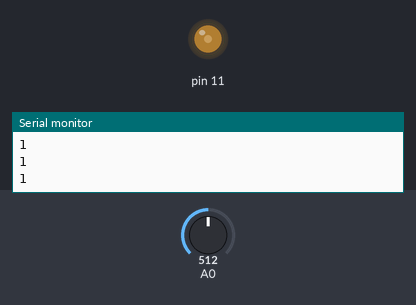
This sketch was run on a simulated Arduino Uno, built with avr-gcc and run on an emulated ATmega328P. Parts: output pins drawn as LEDs (lit = HIGH), the last lines printed to the serial monitor. The inputs (shaded band) are chosen by the test bench; at power-on: A0 = 512.

Above: at 1.2 s.
1.3 s: A0 set to 669
2.8 s: A0 set to 691
At 3.4 s:
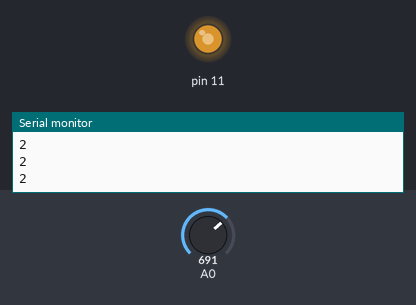
4.3 s: A0 set to 1010
5.8 s: A0 set to 1023
At 7.0 s:
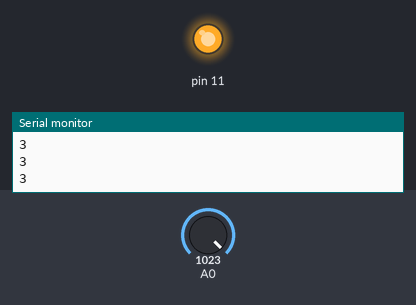
7.3 s: A0 set to 306
At 8.5 s:
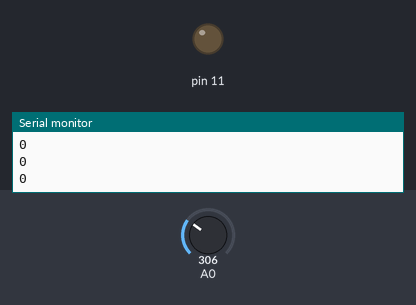
8.8 s: A0 set to 330
10.3 s: A0 set to 351
At 11.1 s:
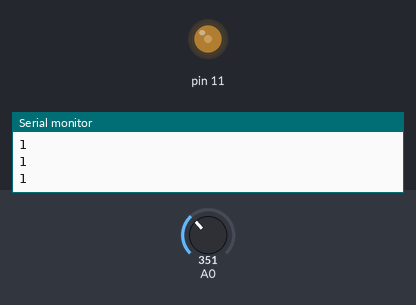
Timing chart, 0 to 12.8 s (numbered marks = the images above; inputs shaded):
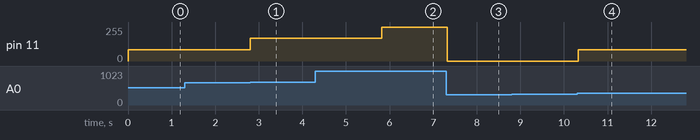

The sketch:

sketch_oct12c.ino
```cpp
void setup(void) {
  pinMode(A0, INPUT);
  pinMode(11, OUTPUT);

  Serial.begin(9600);
}

void loop(void) {
  unsigned int i = analogRead(A0); //i는 0~1023

  /*
  if(i>900) {
    analogWrite(11, 255);
    Serial.println("4");
  }
  else if (i>700) {
    analogWrite(11, 180);
    Serial.println("3");
  }
  else if (i>500) {
    analogWrite(11, 120);
    Serial.println("2");
  }
  else if (i>300){
    analogWrite(11, 60);
    Serial.println("1");
  }
  else {
    analogWrite(11, 0);
    Serial.println("0");
  }
  */

  i = map(i, 0, 1023, 0, 3); //0부터 1023까지의 값을 0부터 3으로
  Serial.println(i);
  i=map(i, 0, 3, 0, 255);
  analogWrite(11, i);


  delay(100);
}
```

Measured:
- the behaviour switches between 681 and 682 on A0 (found by bisection; images 0 and 1)
- the behaviour switches between 1022 and 1023 on A0 (found by bisection; images 1 and 2)
- the behaviour switches between 340 and 341 on A0 (found by bisection; images 3 and 4)
- after the input at 2.8 s, pin 11: 85/255 → 170/255 at once
- after the input at 5.8 s, pin 11: 170/255 → 255/255 at once
- after the input at 7.3 s, pin 11: 255/255 → 0/255 at once
- after the input at 10.3 s, pin 11: 0/255 → 85/255 at once
